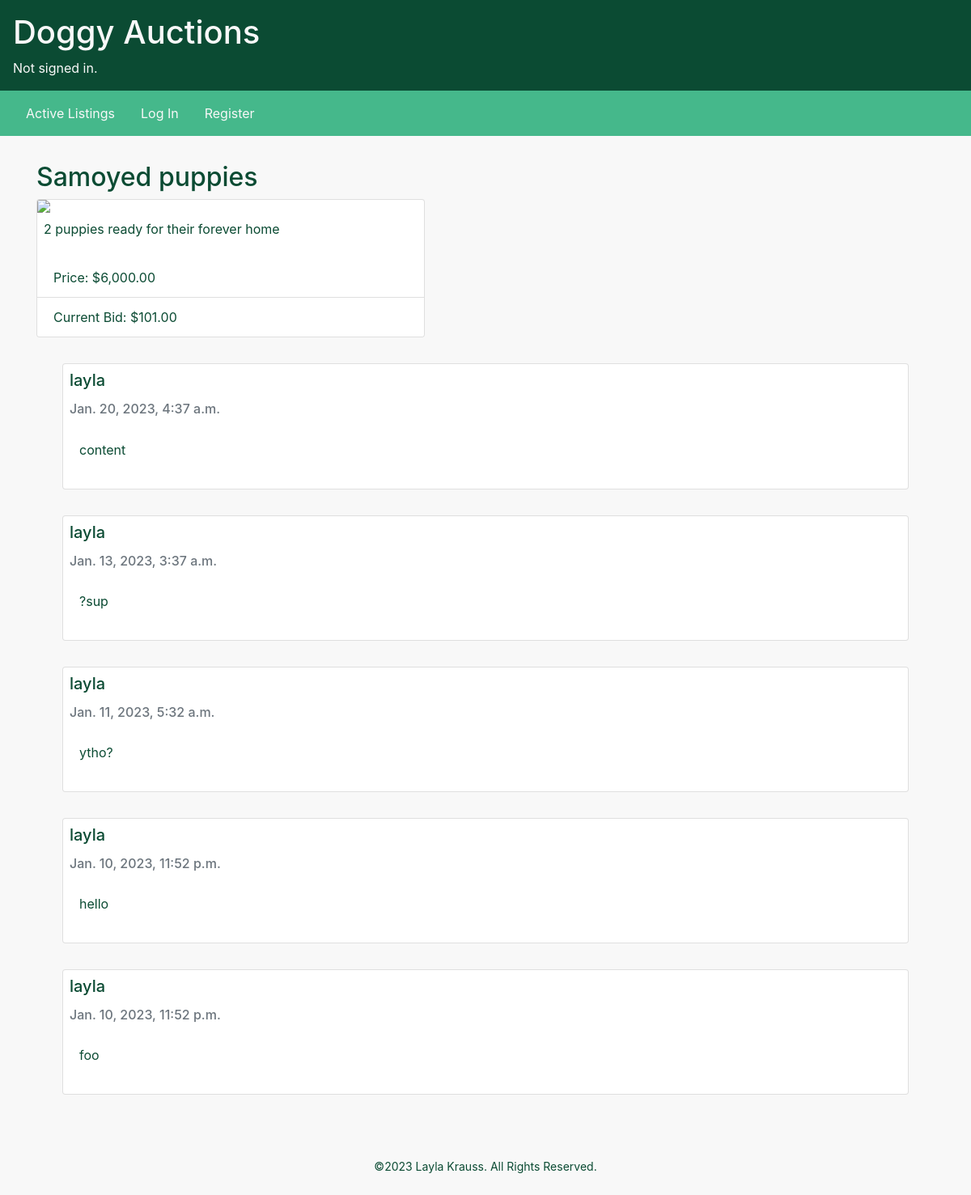
The page /listing/1 on the database as committed earlier.
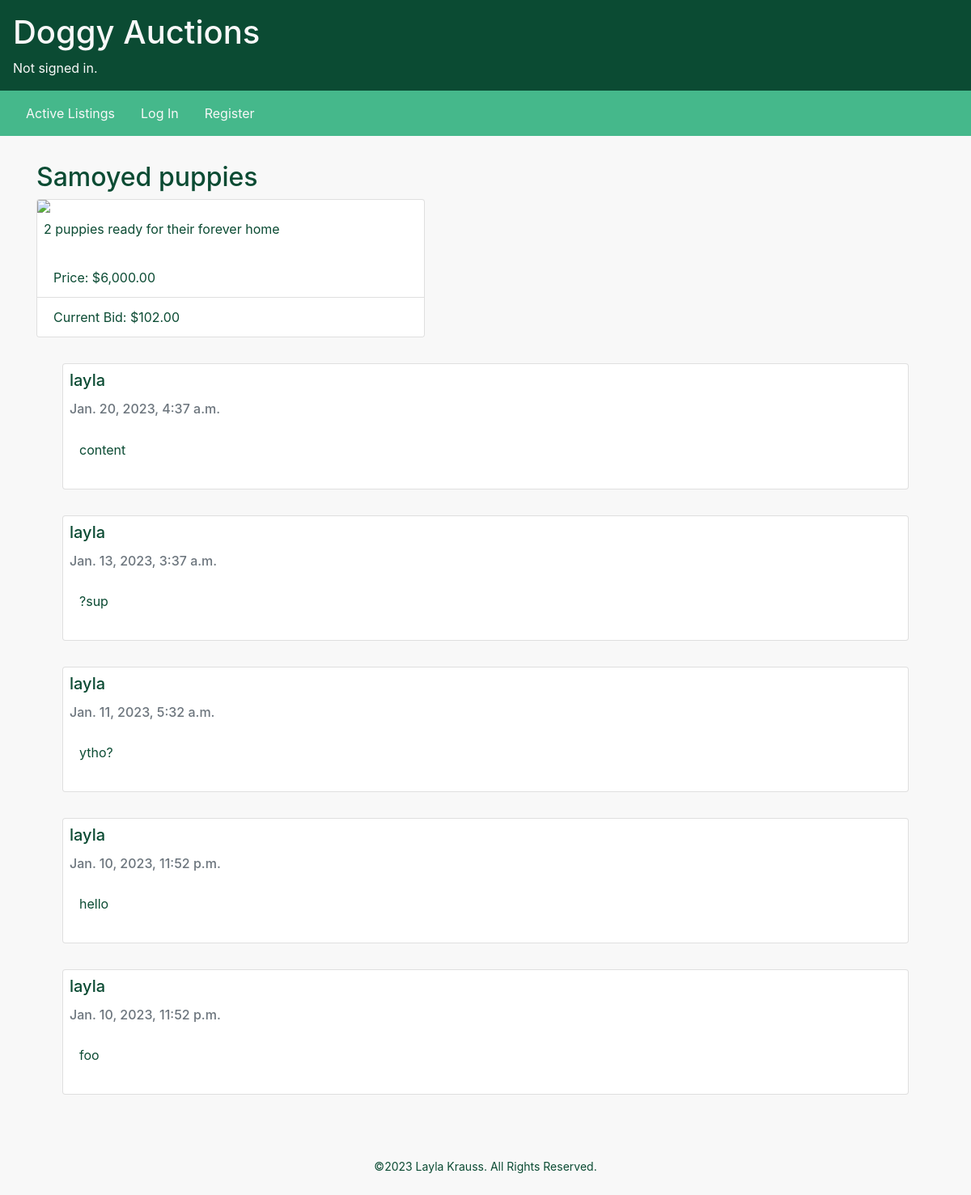
The same page on the database as committed later.
### auctions/models.py (models this page shows, shortened)
class Bid(models.Model):
    amount = models.DecimalField(max_digits=7, decimal_places=2)
    listing = models.ForeignKey("Listing", on_delete=models.CASCADE, related_name="bids")
    user = models.ForeignKey("User", on_delete=models.CASCADE, related_name="bids")

### auctions/views.py (the view)
# urls.py: path("listing/<id>", views.listing, name="listing"),
def listing(request, id):
    try:
        listing = Listing.objects.get(pk=id)
    except Listing.DoesNotExist:
            return render(request, "auctions/404.html", status=404)
    if request.method == "POST":
        if listing.watched_by.filter(id=request.user.id).exists():
            listing.watched_by.remove(request.user)
        else:
            listing.watched_by.add(request.user)
        return redirect("watchlist")
    max_bid = listing.bids.order_by('-amount').first() # SELECT * FROM bids WHERE listing = id ORDER BY amount DESC LIMIT 1
    comments = listing.comments.order_by('-created_at') # SELECT * FROM comments WHERE listing = id ORDER BY created_at DESC
    return render(request, "auctions/listing.html", {
        "listing": listing,
        "bid_form": NewBidForm(),
        "max_bid": max_bid,
        "comment_form": NewCommentForm(),
        "comments": comments,
    })

### auctions/context_processors.py (called while the page is built)
def add_variable_to_context(request):
    return {
        'categories': Category.objects.all()
    }

### auctions/templates/auctions/listing.html (shortened to what this page needs)
{% extends "auctions/layout.html" %}
{% load humanize %}
{% block body %}
    <h2>{{ listing.title }}</h2>
    <div>
        <div class="card listing">
            <img src="{{ listing.img_path }}" class="card-img-top">
            <p class="card-text p-2">{{ listing.description }}</p>
            <ul class="list-group list-group-flush">
                <li class="list-group-item">Price: ${{ listing.price|intcomma }}</li>
                <li class="list-group-item">Current Bid: ${{ max_bid.amount|intcomma }}</li>
            </ul>
        </div>
        {% for comment in comments %}
            <div class="card comment-card">
                <h5 class="card-title p-2">{{ comment.user }}</h5>
                <h6 class="card-subtitle px-2 mb-2 text-muted">{{ comment.created_at }}</h6>
                <p class="card-body">{{ comment.text }}</p>
            </div>
        {% endfor %}
    </div>
{% endblock %}

Rows that differ between the two databases and show on the page:
no longer on this page (row unchanged): Bid: amount "101.00"
added Bid: amount "102.00"
